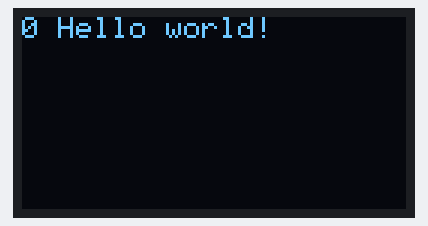
Bench run of a sketch on a simulated Arduino Uno, built with avr-gcc and run on an emulated ATmega328P. On the bench: 128×64 one-colour display. What the sketch prints to the serial monitor is not drawn.

Above: at 0.1 s.
At 4.1 s:
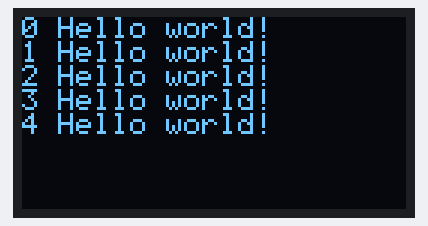
At 9.2 s:
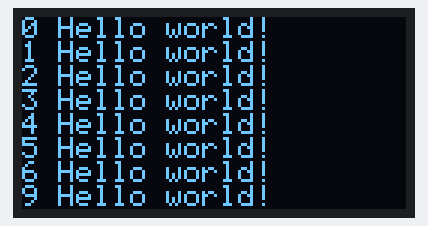
At 19.2 s:
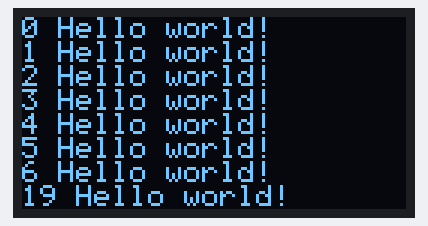
At 28.3 s:
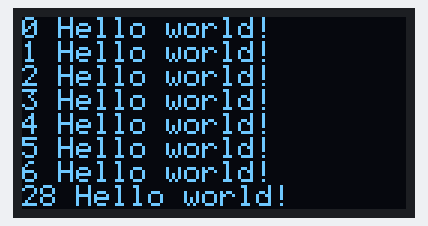
At 38.3 s:
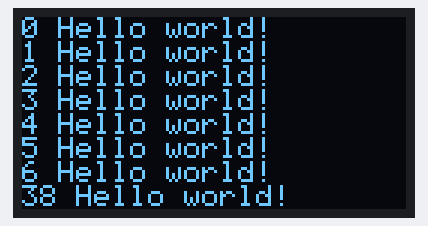

Measured:
- what the display in image 1 shows lasts 1.0 s, from 4.1 s to 5.1 s

The sketch:

hello_world_display.ino
```cpp
// 0X3C+SA0 - 0x3C or 0x3D
#define I2C_ADDRESS 0x3C
#include "SSD1306Ascii.h"
#include "SSD1306AsciiAvrI2c.h"

SSD1306AsciiAvrI2c oled;

void setup() {
	Serial.begin(57600);

	oled.begin(&Adafruit128x64, I2C_ADDRESS);
	oled.setFont(System5x7);
	oled.clear();
}

void loop() {
	oled.print(millis()/1000);
	oled.println(" Hello world!");

	Serial.print(millis());
	Serial.println("  Hello, World!");
	delay(1000);
}
```
